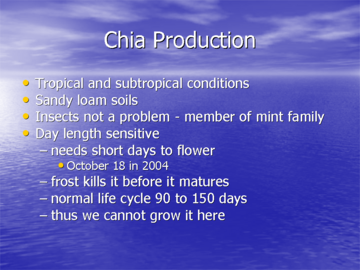
%> input picture slide1.tiff, 360 x 270 px
$ octave --eval "hw11;"   (GNU Octave 9; MATLAB toolbox functions it lacks are replaced by stand-ins)
%> lines starting %> are read from the running program, lines starting %| are printed output that depends on the picture
function hw11()

close all;
%
%%
%%% PART A %%%
data1 = load('line_data_2.txt');
whos('data1')
%data1(:,1)
figure(1),
scatter(data1(:,1),data1(:,2));
hold on
data2 = [data1(:,1) data1(:,2) ones(size(data1(:,1)))];
data = data1;

K=100;
sigma=1;
pretotal=0;
k=1;
while pretotal < size(data,1)*2/3 &&  k<K
    SampIndex=floor(1+(size(data,1)-1)*rand(2,1));

    samp1=data(SampIndex(1),:);
    samp2=data(SampIndex(2),:);

    line=tls([samp1;samp2]);
    mask=abs(line*[data ones(size(data,1),1)]');
    total=sum(mask<sigma);

    if total>pretotal
        pretotal=total;
        bestline=line;
    end
    k=k+1;
end

mask=abs(bestline*[data ones(size(data,1),1)]')<sigma;
hold on

finalMat = [0 0];
for i=1:length(mask)
    if mask(i)
        if i==1
            finalMat = [data(i,1) data(i,2)];
        else
            finalMat = [finalMat; data(i,1) data(i,2)];
        end
    end
end
plot(finalMat(:,1), finalMat(:,2), 'r.')
hold on
coeffs = polyfit(finalMat(:,1), finalMat(:,2),1);
fittedX = linspace(min(finalMat(:,1)), max(finalMat(:,1)), 100200);
fittedY = polyval(coeffs, fittedX);
%hold on
plot(fittedX, fittedY, 'r-', 'LineWidth', 3)
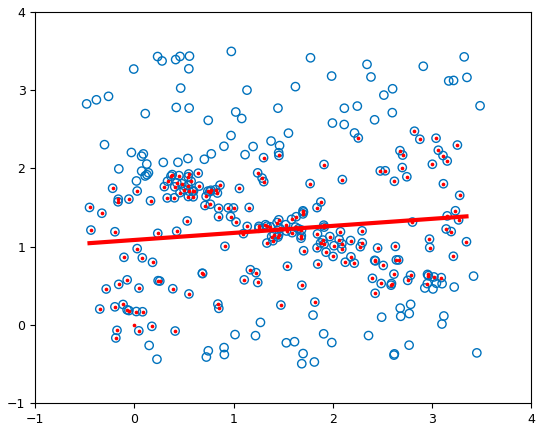
%> figure redrawn from the program's plot data; curve peaks at x = 3.35, y = 1.39
% [12 lines of commented-out code are left out]
hold off
hold off

%% part B1
%Homography
%4 pairs (repeat 9 more)
p4_1 = randi([0 1], 1, 2);
p4_2 = randi([0 1], 1, 2);
p4_3 = randi([0 1], 1, 2);
p4_4 = randi([0 1], 1, 2);
p4_5 = randi([0 1], 1, 2);
p4_6 = randi([0 1], 1, 2);
p4_7 = randi([0 1], 1, 2);
p4_8 = randi([0 1], 1, 2);

ptset1 = [p4_1 1; p4_2 1; p4_3 1; p4_4 1];
ptset1t = ptset1';
whos('ptset1t')
whos('ptset1')
ptset2 = [p4_5 1; p4_6 1; p4_7 1; p4_8 1];
ptset2t = ptset2';

rmsavg4 = 0;
for i = 1:10
[H4, T41, T42] = homography(ptset1t, ptset2t);


%THIS COMMENT STUB STATES THAT
%THIS CODE IS THE PROPERTY OF OMAR R.G. (UofA Student)

%rms??
diff = T41 - T42;
squared = diff.^2;
summed = sum(squared, 'all');
division = summed/15;
rms = sqrt(division);
rms

rmsavg4 = rmsavg4 + rms;
end
rmsavg4
rmsavg4fin = rmsavg4/10;
rmsavg4fin
%repeat 9 times and average %%%%%%%%%%%%%%%%%%%%%%%%%%%%%%%%%%%%%%%%

%5 pairs (repeat 9 more)
p5_1 = randi([0 1], 1, 2);
p5_2 = randi([0 1], 1, 2);
p5_3 = randi([0 1], 1, 2);
p5_4 = randi([0 1], 1, 2);
p5_5 = randi([0 1], 1, 2);
p5_6 = randi([0 1], 1, 2);
p5_7 = randi([0 1], 1, 2);
p5_8 = randi([0 1], 1, 2);
p5_9 = randi([0 1], 1, 2);
p5_10 = randi([0 1], 1, 2);

ptset1 = [p5_1 1; p5_2 1; p5_3 1; p5_4 1; p5_5 1];
ptset1t = ptset1';
whos('ptset1t')
whos('ptset1')
ptset2 = [p5_6 1; p5_7 1; p5_8 1; p5_9 1; p5_10 1];
ptset2t = ptset2';

rmsavg5 = 0;
for i = 1:10
[H4, T41, T42] = homography(ptset1t, ptset2t);

%rms??
diff = T41 - T42;
squared = diff.^2;
summed = sum(squared, 'all');
division = summed/15;
rms = sqrt(division);
rms

rmsavg5 = rmsavg5 + rms;
end
rmsavg5
rmsavg5fin = rmsavg5/10;
rmsavg5fin
%repeat 9 times and average %%%%%%%%%%%%%%%%%%%%%%%%%%%%%%%%%%%%%%%%


%6pairs (repeat 9 more)
p6_1 = randi([0 1], 1, 2);
p6_2 = randi([0 1], 1, 2);
p6_3 = randi([0 1], 1, 2);
p6_4 = randi([0 1], 1, 2);
p6_5 = randi([0 1], 1, 2);
p6_6 = randi([0 1], 1, 2);
p6_7 = randi([0 1], 1, 2);
p6_8 = randi([0 1], 1, 2);
p6_9 = randi([0 1], 1, 2);
p6_10 = randi([0 1], 1, 2);
p6_11 = randi([0 1], 1, 2);
p6_12 = randi([0 1], 1, 2);

ptset1 = [p6_1 1; p6_2 1; p6_3 1; p6_4 1; p6_5 1; p6_6 1];
ptset1t = ptset1';
whos('ptset1t')
whos('ptset1')
ptset2 = [p6_7 1; p6_8 1; p6_9 1; p6_10 1; p6_11 1; p6_12 1];
ptset2t = ptset2';

rmsavg6 = 0;
for i = 1:10
[H4, T41, T42] = homography(ptset1t, ptset2t);

%rms??
diff = T41 - T42;
squared = diff.^2;
summed = sum(squared, 'all');
division = summed/15;
rms = sqrt(division);
rms

rmsavg6 = rmsavg6 + rms;
end
rmsavg6
rmsavg6fin = rmsavg6/10;
rmsavg6fin
%repeat 9 times and average %%%%%%%%%%%%%%%%%%%%%%%%%%%%%%%%%%%%%%%%


% PART B2
%slides and frames choose 8 points and run DLT
%then rms the transformations
% (TRIAL WITH X AND Y) (Try orientations)

% SLIDE FRAME 1
slide1 = imread('slide1.tiff');
slide1 = slide1(:,:,1:3);
frame1 = imread('frame1.jpg');
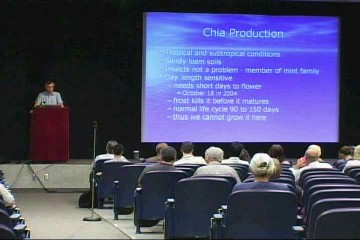
%> input picture frame1.jpg, 360 x 240 px
%> frame1 is the input picture: size 240x360x3 uint8; mean R, G, B 74.2, 74.3, 110.7
ptset1 = [3 3 1; 332 24 1; 108 16 1; 256 85 1; 217 221 1; 202 157 1; 183 151 1; 316 114 1];
ptset1t = ptset1';
whos('ptset1t')
whos('ptset1')
ptset2 = [148 15 1; 324 30 1; 204 22 1; 277 54 1; 262 123 1; 254 92 1; 245 86 1; 315 71 1];
ptset2t = ptset2';
[Hsf1, T41, T42] = homography(ptset1t, ptset2t);
Hsf1
%rms??
diff = T41 - T42;
squared = diff.^2;
summed = sum(squared, 'all');
division = summed/15;
rms = sqrt(division);
rms

figure(2), imshow(slide1);
hold on
plot(ptset1(:,1), ptset1(:,2), 'r*')
hold off
figure(3), imshow(frame1)
datacursormode on
hold on
ptset2(:,1)
ptset2(:,2)
%plot(148, 15, 'r*')
hold on
plot(ptset2(:,1), ptset2(:,2), 'r*')
hold off

% SLIDE FRAME 2
slide2 = imread('slide2.tiff');
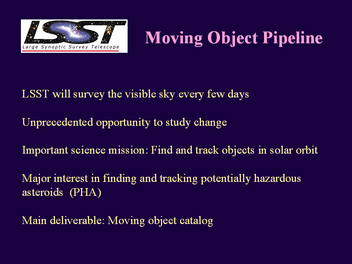
%> input picture slide2.tiff, 352 x 264 px
%> slide2 is the input picture: size 264x352x3 uint8; mean R, G, B 39.1, 15.4, 70.9
frame2 = imread('frame2.jpg');
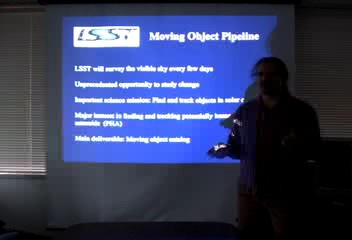
%> input picture frame2.jpg, 352 x 240 px
%> frame2 is the input picture: size 240x352x3 uint8; mean R, G, B 54.5, 62.9, 98.8
ptset1_2 = [166 227 1; 134 221 1; 121 178 1; 163 179 1; 204 179 1; 242 176 1; 252 183 1; 277 145 1];
ptset1t_2 = ptset1_2';
whos('ptset1t')
whos('ptset1')
ptset2_2 = [162 145 1; 143 139 1; 134 116 1; 161 116 1; 186 116 1; 207 116 1; 214 121 1; 227 95 1];
ptset2t_2 = ptset2_2';
[Hsf2, T41, T42] = homography(ptset1t_2, ptset2t_2);
Hsf2
%rms??
diff = T41 - T42;
squared = diff.^2;
summed = sum(squared, 'all');
division = summed/15;
rms = sqrt(division);
rms

figure(4), imshow(slide2);
hold on
plot(ptset1_2(:,1), ptset1_2(:,2), 'r*')
hold off
figure(5), imshow(frame2)
datacursormode on
hold on
ptset2_2(:,1)
ptset2_2(:,2)
%plot(148, 15, 'r*')
hold on
plot(ptset2_2(:,1), ptset2_2(:,2), 'r*')
hold off

% SLIDE FRAME 3
slide3 = imread('slide3.tiff');
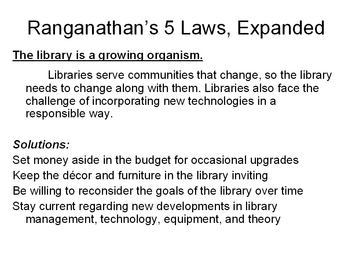
%> input picture slide3.tiff, 352 x 264 px
%> slide3 is the input picture: size 264x352 uint8; min 0, max 255, mean 232.9
frame3 = imread('frame3.jpg');
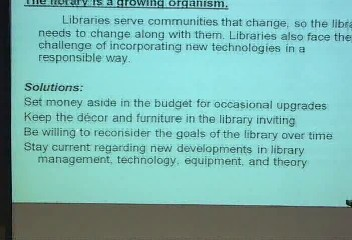
%> input picture frame3.jpg, 352 x 240 px
%> frame3 is the input picture: size 240x352x3 uint8; mean R, G, B 124, 182.5, 177.2
ptset1_3 = [101 114 1; 81 115 1; 35 107 1; 113 101 1; 120 103 1; 181 101 1; 191 101 1; 211 101 1];
ptset1t_3 = ptset1_3';
whos('ptset1t')
whos('ptset1')
ptset2_3 = [119 58 1; 98 60 1; 49 51 1; 133 46 1; 140 48 1; 203 47 1; 215 47 1; 242 48 1];
ptset2t_3 = ptset2_3';
[Hsf3, T41, T42] = homography(ptset1t_3, ptset2t_3);
Hsf3
%rms??
diff = T41 - T42;
squared = diff.^2;
summed = sum(squared, 'all');
division = summed/15;
rms = sqrt(division);
rms

figure(6), imshow(slide3);
hold on
plot(ptset1_3(:,1), ptset1_3(:,2), 'r*')
hold off
figure(7), imshow(frame3)
datacursormode on
hold on
ptset2_3(:,1)
ptset2_3(:,2)
%plot(148, 15, 'r*')
hold on
plot(ptset2_3(:,1), ptset2_3(:,2), 'r*')
hold off

% PART B3
%take 4 of the 8 points and run homography on them
%use the computed homography to map points onto the video frame
% X' = H*X
%
%slide frame 1
whos('ptset1')
whos('Hsf1')
nupts = [101 114 1; 35 107 1; 113 101 1; 211 101 1];
nupts2 = [119 58 1; 49 51 1; 133 46 1; 242 48 1];
nuptst = nupts';
nupts2t = nupts2';
[Hsfc1, T4c1, T4c2] = homography(nuptst, nupts2t);
whos('nupts')
reproj1 = Hsfc1*ptset1';
reproj1
reproj1(1,:)
reproj1F = [reproj1(1,:)./reproj1(3,:); reproj1(2,:)./reproj1(3,:)];
reproj1F
ptset2
figure(8), imshow(slide1)
hold on
plot(ptset1(:,1), ptset1(:,2), 'r*')
hold on
plot(nupts(:,1), nupts(:,2), 'y*')
hold off
figure(9), imshow(frame1)
datacursormode on
hold on
plot(reproj1F(1,:), reproj1F(2,:), 'r*')
hold on
plot(nupts2(:,1), nupts2(:,2), 'y*')
hold off

%slide frame 2
whos('ptset1')
whos('Hsf1')
nupts = [166 227 1; 134 221 1; 204 179 1; 242 176 1];
nupts2 = [162 145 1; 143 139 1; 186 116 1; 207 116 1];
nuptst = nupts';
nupts2t = nupts2';
[Hsfc2, T4c1, T4c2] = homography(nuptst, nupts2t);
whos('nupts')
reproj1 = Hsfc2*ptset1_2';
reproj1
reproj1(1,:)
reproj1F = [reproj1(1,:)./reproj1(3,:); reproj1(2,:)./reproj1(3,:)];
reproj1F
ptset2
figure(8), imshow(slide2)
hold on
plot(ptset1_2(:,1), ptset1_2(:,2), 'r*')
hold on
plot(nupts(:,1), nupts(:,2), 'y*')
hold off
figure(9), imshow(frame2)
datacursormode on
hold on
plot(reproj1F(1,:), reproj1F(2,:), 'r*')
hold on
plot(nupts2(:,1), nupts2(:,2), 'y*')
hold off


ptset1_3 = [101 114 1; 81 115 1; 35 107 1; 113 101 1; 120 103 1; 181 101 1; 191 101 1; 211 101 1];
ptset1t_3 = ptset1_3';
whos('ptset1t')
whos('ptset1')
ptset2_3 = [119 58 1; 98 60 1; 49 51 1; 133 46 1; 140 48 1; 203 47 1; 215 47 1; 242 48 1];
ptset2t_3 = ptset2_3';

%slide frame 3
whos('ptset1')
whos('Hsf1')
nupts = [101 114 1; 81 115 1; 120 103 1; 181 101 1];
nupts2 = [119 58 1; 98 60 1; 140 48 1; 203 47 1];
nuptst = nupts';
nupts2t = nupts2';
[Hsfc3, T4c1, T4c2] = homography(nuptst, nupts2t);
whos('nupts')
reproj1 = Hsfc3*ptset1_3';
reproj1
reproj1(1,:)
reproj1F = [reproj1(1,:)./reproj1(3,:); reproj1(2,:)./reproj1(3,:)];
reproj1F
ptset2
figure(8), imshow(slide3)
hold on
plot(ptset1_3(:,1), ptset1_3(:,2), 'r*')
hold on
plot(nupts(:,1), nupts(:,2), 'y*')
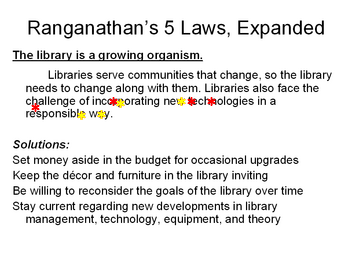
%> figure redrawn from the program's plot data
hold off
figure(9), imshow(frame3)
datacursormode on
hold on
plot(reproj1F(1,:), reproj1F(2,:), 'r*')
hold on
plot(nupts2(:,1), nupts2(:,2), 'y*')
hold off


%% PART C

end

%-----------------------------------------------------------------------
% Function to check argument values and set defaults

function [x1, x2] = layout(arg);

    if length(arg) == 2
	x1 = arg{1};
	x2 = arg{2};
	if ~all(size(x1)==size(x2))
	    error('x1 and x2 must have the same size');
	elseif size(x1,1) ~= 3
	    error('x1 and x2 must be 3xN');
	end

    elseif length(arg) == 1
	if size(arg{1},1) ~= 6
	    error('Single argument x must be 6xN');
	else
	    x1 = arg{1}(1:3,:);
	    x2 = arg{1}(4:6,:);
	end
    else
	error('Wrong number of arguments supplied');
    end

end

function [H, T1, T2] = homography(varargin)

    [x1, x2] = layout(varargin(:));

    [x1, T1] = normalise2dpts(x1);
    [x2, T2] = normalise2dpts(x2);


    Npts = length(x1);
    A = zeros(3*Npts,9);

    O = [0 0 0];
    for n = 1:Npts
	X = x1(:,n)';
	x = x2(1,n); y = x2(2,n); w = x2(3,n);
	A(3*n-2,:) = [  O  -w*X  y*X];
	A(3*n-1,:) = [ w*X   O  -x*X];
	A(3*n  ,:) = [-y*X  x*X   O ];
    end

    [U,D,V] = svd(A,0);
    H = reshape(V(:,9),3,3)';

    H = T2\H*T1;
end

function [newpts, T] = normalise2dpts(pts)

    if size(pts,1) ~= 3
        error('pts must be 3xN');
    end

    finiteind = find(abs(pts(3,:)) > eps);

    if length(finiteind) ~= size(pts,2)
        warning('Some points are at infinity');
    end

    pts(1,finiteind) = pts(1,finiteind)./pts(3,finiteind);
    pts(2,finiteind) = pts(2,finiteind)./pts(3,finiteind);
    pts(3,finiteind) = 1;

    c = mean(pts(1:2,finiteind)')';
    newp(1,finiteind) = pts(1,finiteind)-c(1);
    newp(2,finiteind) = pts(2,finiteind)-c(2);

    dist = sqrt(newp(1,finiteind).^2 + newp(2,finiteind).^2);
    meandist = mean(dist(:));
    scale = sqrt(2)/meandist;

    T = [scale   0   -scale*c(1)
         0     scale -scale*c(2)
         0       0      1      ];

    newpts = T*pts;
end

function H = computeDLT(uT, vT, u, v)
unit=ones(6,1);
p1=[u v unit]';
p2=[uT vT unit]';
[p1_norm, p1_trans]= normalise2dpts(p1);
[p2_norm, p2_trans]= normalise2dpts(p2);


A=[];
tempA=[];
for i=1:6
    tempA=[zeros(1,3) (-1)*p2_norm(:,i)' p1_norm(2,i)*p2_norm(:,i)';
        p2_norm(:,i)' zeros(1,3) -p1_norm(1,i)*p2_norm(:,i)'];
    A=[A ;tempA];
end

[U,S,V]=svd(A);
h=V(:,end);
H=reshape(h,[3, 3])';

H = inv(p1_trans)*H*(p2_trans);
end

function line=tls(data)
    x = data(1, :);
    y = data(2, :);

    k=(y(1)-y(2))/(x(1)-x(2));
    a=sqrt(1-1/(1+k^2));
    b=sqrt(1-a^2);

    if k>0
       b=-b;
    end

    c=-a*x(1)-b*y(1);
    line=[a b c];
end
